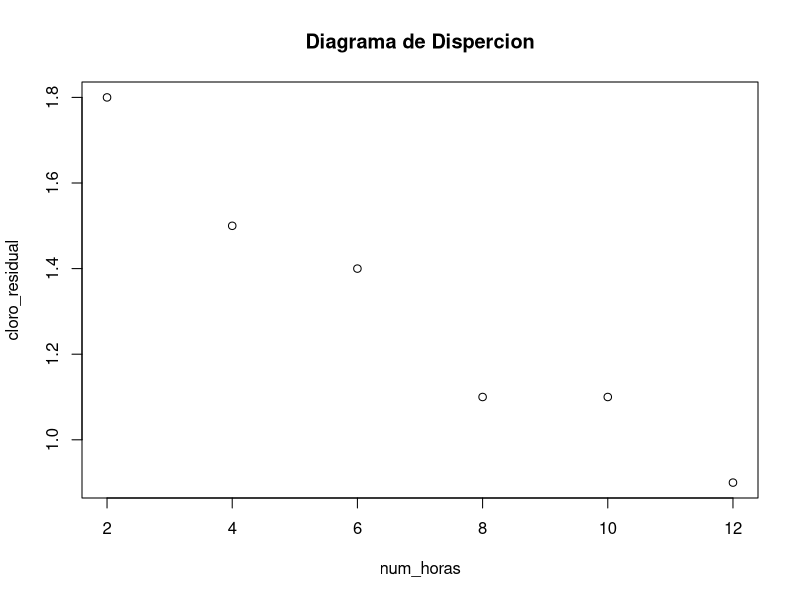
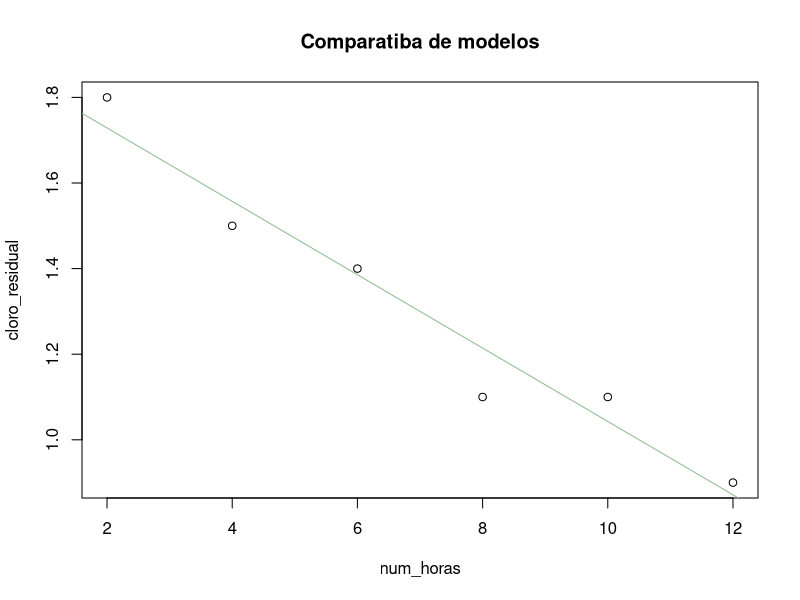
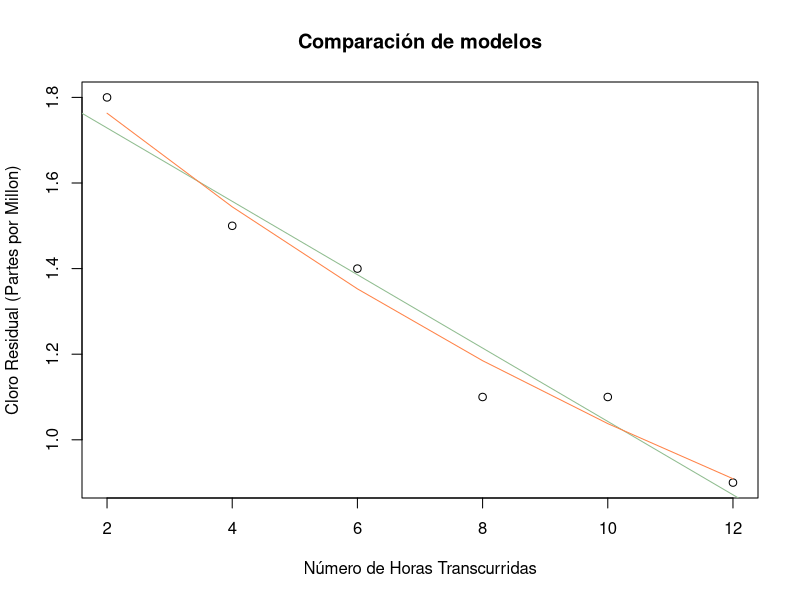
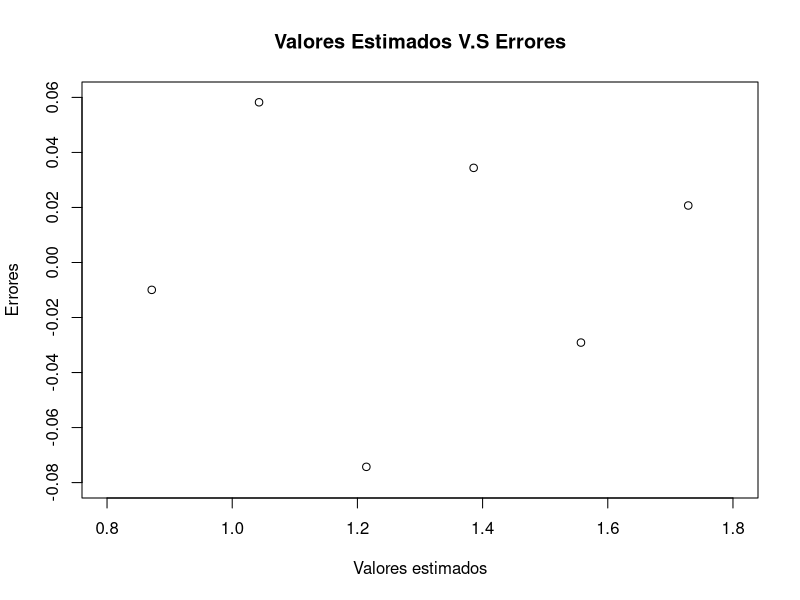

Write the R code that produced these figures, in order. (Note: this script raises an error after producing the figures.)
#Evidencia # 6 Alvaro Pequeño Mondragón 1726520 Grupo:002

#Ejercicio #1
num_horas = c(2,4,6,8,10,12)
cloro_residual = c(1.8,1.5,1.4,1.1,1.1,0.9)

#1. Se identifican las variables
#X = Numero de horas
#Y = Cloro residual

#2. Descriptivas
cor(num_horas, cloro_residual)#Relación alta con -0.9759001
plot(num_horas, cloro_residual, main = "Diagrama de Dispercion")
#Del grafico se sospecha relación directa y modelo lineal.

#3. Se evalua el modelo lineal
mod_lin = lm(cloro_residual~num_horas)
#Modelo lineal estimado: Y = 1.9 - X*0.08571

#3.1 Prueba de hipotesis
#H0: B1 = 0 vs Ha: B1!=0
summary(mod_lin)
#p-value: 0.0008642 | Se rechaza H0 si P valor < 0.05 | P valor < 0.05, por lo que se rechaza H0.
#Con 95% de confianza B1 es diferente a 0 por lo que es significativa para nuestro analisis.

#3.2 Intervalos de confianza
confint(mod_lin)
#1.6927606 < B0 <  2.1072394 No hay evidencia de regresión al 0.
#-0.1123214 < B1 < -0.0591072 El aporte de las horas a la cantidad de cloro residual es negativo.

#3.3 Valores estimados
fitted.values(mod_lin)

#3.4 Errores
residuals(mod_lin)

#Comparación del modelo lineal con los datos
plot(num_horas, cloro_residual, main = "Comparatiba de modelos")
abline(mod_lin, col="darkseagreen")

#3. Se revisa el modelo exponencial
mod_exp = lm(log(cloro_residual)~num_horas)
#Modelo lineal asociado: y = 0.69957 - x*0.06625

exp(coefficients(mod_exp[1]))
#Modelo exponencial estimado: y = 2.0128808 * exp(x*0.9358987)

#3.1 Prueba de hipotesis
#H0: B1 = 0 vs Ha: B1!=0
summary(mod_exp)
#p-value: 0.0004913 | Se rechaza H0 si P valor < 0.05 | P valor < 0.05, por lo que se rechaza H0.
#Con 95% de confianza B1 es diferente a 0 por lo que es significativa para nuestro analisis.

#3.2 Intervalos de confianza
confint(mod_exp)
#0.56118824 < B0 <  0.83794560 No hay evidencia de regresión al 0.
#-0.08401422 < B1 < -0.04848186 El aporte de las horas a la cantidad de cloro residual es negativo.

#3.3 Valores estimados
est_exp = exp(coefficients(mod_exp)[1]) * exp(coefficients(mod_exp)[2]*num_horas)

#3.4 Errores
residuals(mod_exp)
anova(mod_exp)

# 4. comparacion del modelo lineal con exponencial y datos originales.
plot(num_horas, cloro_residual, main = "Comparación de modelos", ylab = "Cloro Residual (Partes por Millon)", xlab = "Número de Horas Transcurridas")
abline(mod_lin, col="darkseagreen")
lines(num_horas, est_exp, col="sienna1")

summary(mod_lin)#Adjusted R-squared: 0.9405
summary(mod_exp)#Adjusted R-squared: 0.955

#5. Elegir modelo
#Elegí el modelo exponencial ya que tiene un mayor numero en el r ajustado cuadrado.

#6. Revisar suspuestos del modelo.

#Residuales del modelo exponencial
res_exp = residuals(mod_exp)

#6.1 Prueba de hipotesis para Media = 0 y normalidad
#H0: Residuales provienen de una población con distribución normal y media 0
#Ha: Residuales NO provienen de una población con distribución normal y media 0
ks.test(res_exp, pnorm, mean = 0, sd=0.05354)
#p-value: 0.9957 | Se rechaza H0 si P valor < 0.05 | P valor > 0.05, por lo que NO se rechaza H0.
#Con 95% de confianza los residuales si provienen de una población con distribución normal y media 0

#6.2 Prueba de hipotesis para incorrelación
#H0: Residuales son incorrelacionados (Residuales independientes)
#Ha: Residuales son correlacionados
Box.test(res_exp, type="Box-Pierce")
#p-value: 0.05284 | Se rechaza H0 si P valor < 0.05 | P valor > 0.05, por lo que NO se rechaza H0
#Con 95% de confianza los residuales son incorrelacionados

#6.3 Varianza constante
plot(fitted.values(mod_lin), res_exp, main = "Valores Estimados V.S Errores", ylab = "Errores", xlab = "Valores estimados", xlim = c(0.8,1.8), ylim = c(-0.08, 0.06))
#No se observa un patron en la gráfica de los valores estimados y los residuales por lo que la varianza es constante.

#De lo anterior se cumplen los supuestos del modelo

#Modelo elegido: y = 2.0128808 * exp(x*0.9358987)

#Ejercicio #2
library(car)

iq = c(112,126,100,114,112,121,110,103,111,124)
horas_est = c(5,13,3,7,11,9,8,4,6,2)
puntuacion = c(79,97,51,65,82,93,81,38,60,86)
#1. Se identifican las variables:
# X1 = IQ
# X2 = Horas de Estudio
# Y = Puntuación

#2. Se verifica si existen problemas de multicolinealidad
vif(lm(puntuacion~iq+horas_est))

#3. Prueba de significancia del modelo completo (Se revisa modelo)
mod_lin_completo = lm(puntuacion~iq+horas_est)
#Y = -124.568 + X1*1.659 + X2*1.439

#3.1 Prueba de hipotesis
#H0: B1=B2=0 vs Ha: B1!=0 o B2!=0
summary(mod_lin_completo)
#p-value: 0.004864 | Se rechaza H0 si P valor < 0.05 | P valor < 0.05, por lo que se rechaza H0.
#Con 95% de confianza B1 o B2 es diferente a 0 por lo que al menos 1 variable es significativa para nuestro analisis.

#Intervalos de confianza
confint(mod_lin_completo)
#-237.7725918 < B0 <  -11.363715 No hay evidencia de regresión al 0.
# 0.6041921 < B1 < 2.714094 El aporte de iq a la puntuacion es positivo.
# -1.0832805 < B2 < 3.961876

#Se obtienen todos los  modelos posibles
ols_step_all_possible(mod_lin_completo)

#Se evaluan los modelos individuales

#Modelo solo iq
mod_lin_iq = lm(puntuacion~iq)
# Y = -145.090 + 1.927*X1

#Prueba de hipotesis
#H0: B1 = 0 vs Ha: B1!=0
summary(mod_lin_iq)
#p-value: 0.001776 | Se rechaza H0 si P valor < 0.05 | P valor < 0.05, por lo que se rechaza H0.
#Con 95% de confianza B1 es diferente a 0 por lo que es significativa para nuestro analisis.

#Intervalos de confianza
confint(mod_lin_iq)
#-255.0033445 < B0 <  -35.177191 No hay evidencia de regresión al 0.
#0.9589528 < B1 < 2.894362 El aporte de iq a la puntuacion es positivo.

#Valores estimados
fitted.values(mod_lin_iq)

# Errores
residuals(mod_lin_iq)

#Modelo solo Horas de estudio
mod_lin_h_e = lm(puntuacion~horas_est)
# Y = 51.423 + 3.203*X2

#Prueba de hipotesis
#H0: B1 = 0 vs Ha: B1!=0
summary(mod_lin_h_e)
#p-value: 0.07147 | Se rechaza H0 si P valor < 0.05 | P valor > 0.05, por lo que NO se rechaza H0.
#Con 95% de confianza B1 NO es diferente a 0 por lo que no es significativa para nuestro analisis.

#Intervalos de confianza
confint(mod_lin_h_e)
#24.4817775 < B0 <  78.364101 No hay evidencia de regresión al 0.
#-0.3534797 < B1 < 6.758498 

#Valores estimados
fitted.values(mod_lin_h_e)

#Errores
residuals(mod_lin_h_e)

#6. Revisar suspuestos del modelo.

#Residuales del modelo exponencial
res_lin_completo = residuals(mod_lin_completo)

#Prueba de hipotesis para Media = 0 y normalidad
#H0: Residuales provienen de una población con distribución normal y media 0
#Ha: Residuales NO provienen de una población con distribución normal y media 0
ks.test(res_lin_completo, pnorm, mean = 0, sd=10.1)
#p-value: 0.8617 | Se rechaza H0 si P valor < 0.05 | P valor > 0.05, por lo que NO se rechaza H0.
#Con 95% de confianza los residuales si provienen de una población con distribución normal y media 0

#Prueba de hipotesis para incorrelación
#H0: Residuales son incorrelacionados (Residuales independientes)
#Ha: Residuales son correlacionados
Box.test(res_lin_completo, type="Box-Pierce")
#p-value: 0.3836 | Se rechaza H0 si P valor < 0.05 | P valor > 0.05, por lo que NO se rechaza H0
#Con 95% de confianza los residuales son incorrelacionados

#6.3 Varianza constante
plot(fitted.values(mod_lin_completo), res_lin_completo, main = "Valores Estimados V.S Errores", ylab = "Errores", xlab = "Valores estimados",xlim = c(40, 110), ylim = c(-15, 15))
#No se observa un patron en la gráfica de los valores estimados y los residuales por lo que la varianza es constante.

#De lo anterior se cumplen los supuestos del modelo

#Modelo elegido: y = 2.0128808 * exp(x*0.9358987)
